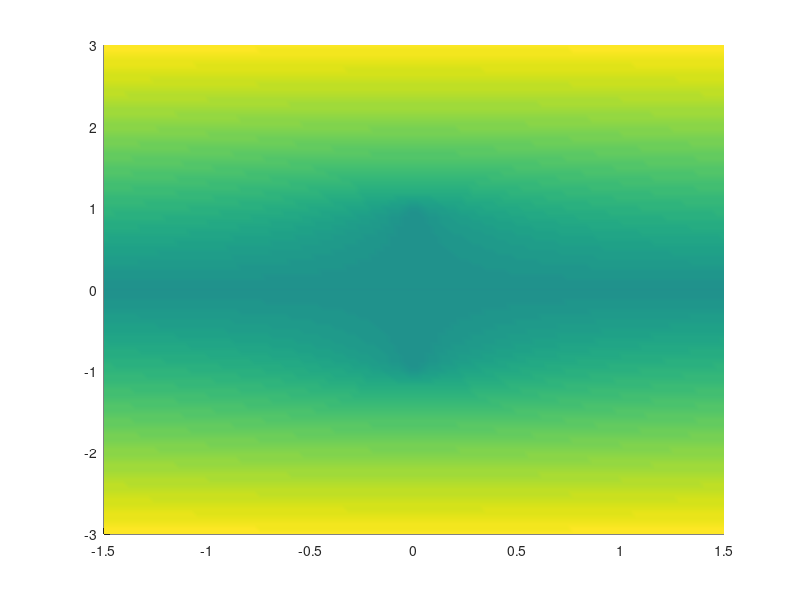

MATLAB code for this plot:

clc
clear all
% r = 0.5;
% phi_0 = pi;
 M = 2;
N =100;
% omega = (pi / T) ;
% x = r*sin(omega*t+phi_0);
% y = 1-r*cos(omega*t+phi_0);
% phi_c= atan(1/(x+1j*y));
% phi_r = real(phi_c);
% phi_i = imag(phi_c);
% alpha = x*sinh(phi_i)/(sin(phi_r))
% ;

x_list = linspace(-1.5,1.5,N);
y_list = linspace(-3,3,N);
H = zeros(M,M);

for xx = 1:N
    x_tem = x_list(xx);
    for yy = 1:N
        y_tem = y_list(yy);
        phi_c= atan(1/(x_tem+1i*y_tem));
        phi_r = real(phi_c);
        phi_i = imag(phi_c);
        alpha = x_tem*sinh(phi_i)/(sin(phi_r));
        H(1,2) = alpha*sin(phi_c);
        H(2,1) = alpha*sin(phi_c);
        H(1,1) = alpha*cos(phi_c);
        H(2,2) = alpha*-cos(phi_c);
        [V,D] = eig(H);
        data1(yy,xx) = real(D(1,1));
        data2(yy,xx) = real(D(2,2));
    end
end
surface(x_list,y_list,data1)
hold on 
surface(x_list,y_list,data2)
shading interp
grid on
